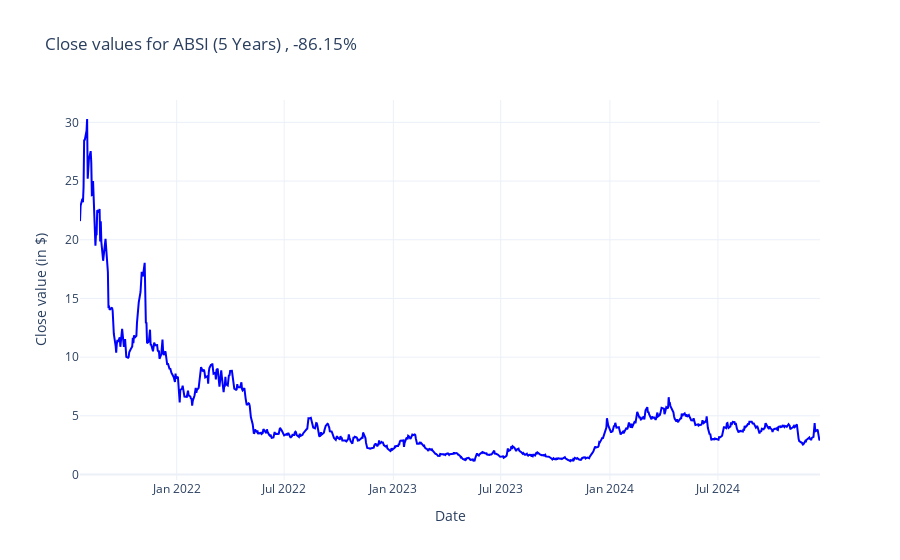

Notebook code for this chart:
### Markdown cell above
Interface to show the variation in stock value of a company:

### Code cell
def filter_data_by_period(ticker,periode):
    dateToday=datetime.today()

    if periode=="1 Day":
        yesterday=dateToday-timedelta(days=1)
        start_date=yesterday.replace(hour=0,minute=0,second=0,microsecond=0)
    elif periode=="1 Week":
        start_date=dateToday-timedelta(weeks=1)
    elif periode=="1 Month":
        start_date=dateToday-timedelta(weeks=4)
    elif periode=="6 Months":
        start_date=dateToday-timedelta(weeks=26)
    elif periode=="1 Year":
        start_date=dateToday-timedelta(weeks=52)
    elif periode=="5 Years":
        start_date=dateToday-timedelta(weeks=260)

    if (periode=="1 Day") or (periode=="1 Week"):
        filtered=df_min[(df_min["date"]>=start_date)&(df_min["ticker"]==ticker)]
    else:
        filtered=df_day[(df_day["date"]>=start_date)&(df_day["ticker"]==ticker)]
    
    filtered=filtered.sort_values(by="date")
    return filtered

def plot_ticker_with_period(ticker,periode):
    sub=filter_data_by_period(ticker,periode)

    if not sub.empty:
        firstClose=sub["close"].iloc[0]
        lastClose=sub["close"].iloc[-1]
        var=((lastClose-firstClose)/firstClose)*100
    else:
        var=0

    if var>0:
        varClose=f"+{var:.2f}%"
    else:
        varClose=f"{var:.2f}%"

    if(periode=="1 Day"):
        sub.loc[sub["date"].diff()>timedelta(hours=12),"close"]=None
        sub["heure"]=sub["date"].dt.strftime("%d %H:%M")
        sub=sub.sort_values(by="date")
        x_label=sub["heure"]
    elif(periode=="1 Week"):
        sub.loc[sub["date"].diff()>timedelta(hours=12),"close"]=None
        sub=sub.sort_values(by="date")
        sub["day"]=sub["date"].dt.strftime("%d %H:%M")
        x_label=sub["day"]
    else:
        sub=sub.sort_values(by="date")
        x_label=sub["date"]
    
    fig=go.Figure()
    fig.add_trace(go.Scatter(
        x=x_label,
        y=sub["close"],
        mode="lines",
        name=f"Close value ({ticker})",
        line=dict(color="blue",width=2),
        connectgaps=False
    ))
    if(periode=="1 Day"):
        titlex="Hour"
        ntickss=24
    elif((periode=="1 Week")):
        titlex="Date"
        ntickss=7
    else:
        titlex="Date"

    if((periode=="1 Day")or(periode=="1 Week")):
        xaxiss=dict(title=titlex,type="category",nticks=ntickss,showgrid=True)
    else:
        xaxiss=dict(title=titlex,showgrid=True)

    fig.update_layout(
        title=f"Close values for {ticker} ({periode}) , {varClose}",
        xaxis=xaxiss,
        yaxis_title="Close value (in $)",
        template="plotly_white"
    )
    
    fig.show()

tickers=valid_nasdaq_list
periode=["1 Day","1 Week","1 Month","6 Months","1 Year","5 Years"]

interact(
    plot_ticker_with_period,
    ticker=widgets.Dropdown(options=tickers,description="Select Ticker: "),
    periode=widgets.Dropdown(options=periode,description="Select Period: ")
)

### Figure 1 — Plotly figure (JSON) as saved in the notebook; plotly's stock layout.template omitted (floating-point values rounded to 4 significant figures; data arrays with more than 128 entries replaced by an {"elided": "..."} marker saying what was removed)
{"data": [{"connectgaps": false, "line": {"color": "blue", "width": 2}, "mode": "lines", "name": "Close value (ABSI)", "type": "scatter", "x": {"elided": "861 str values"}, "y": {"elided": "861 float values"}}], "layout": {"title": {"text": "Close values for ABSI (5 Years) , -86.15%"}, "xaxis": {"showgrid": true, "title": {"text": "Date"}}, "yaxis": {"title": {"text": "Close value (in $)"}}}}
